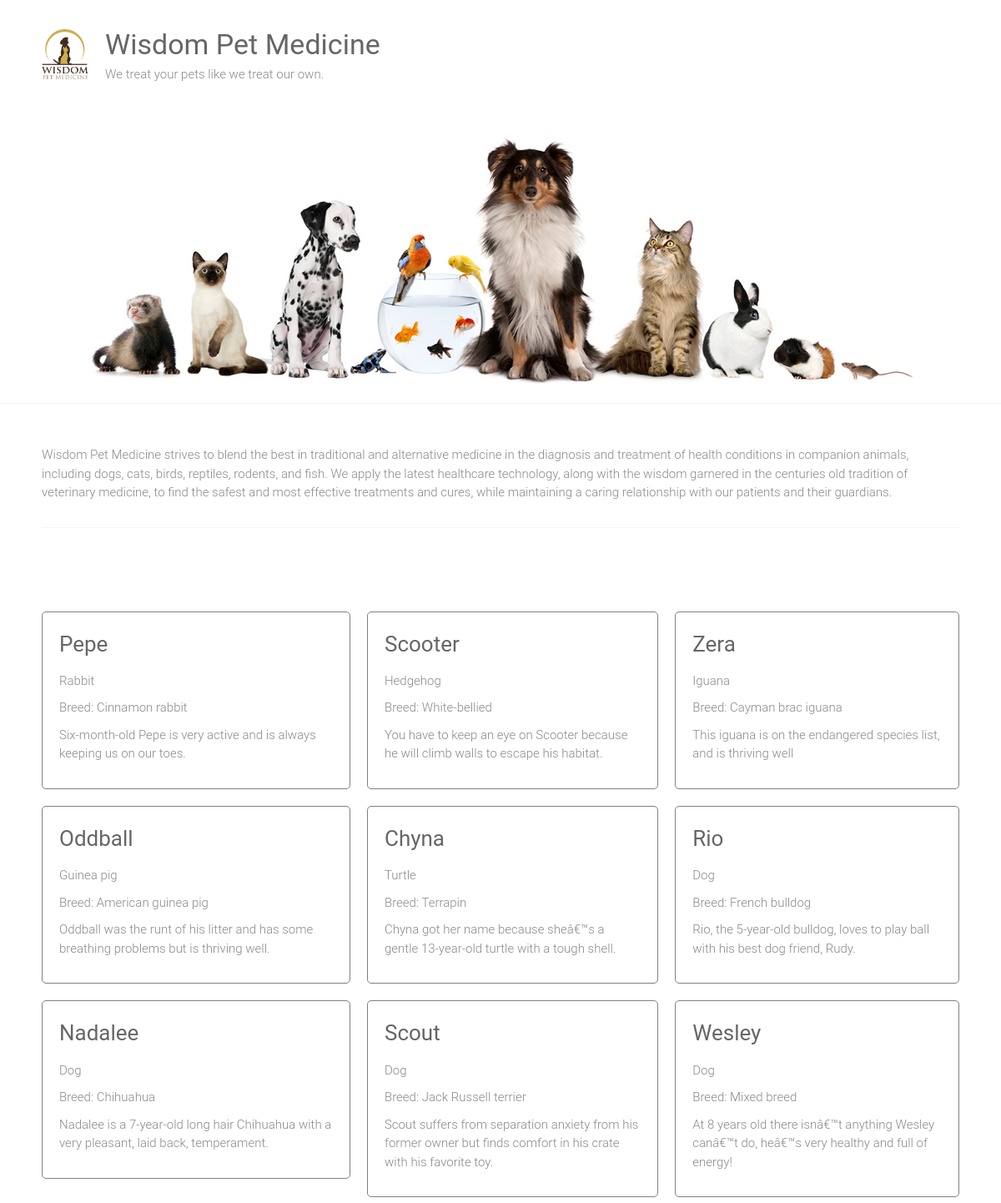
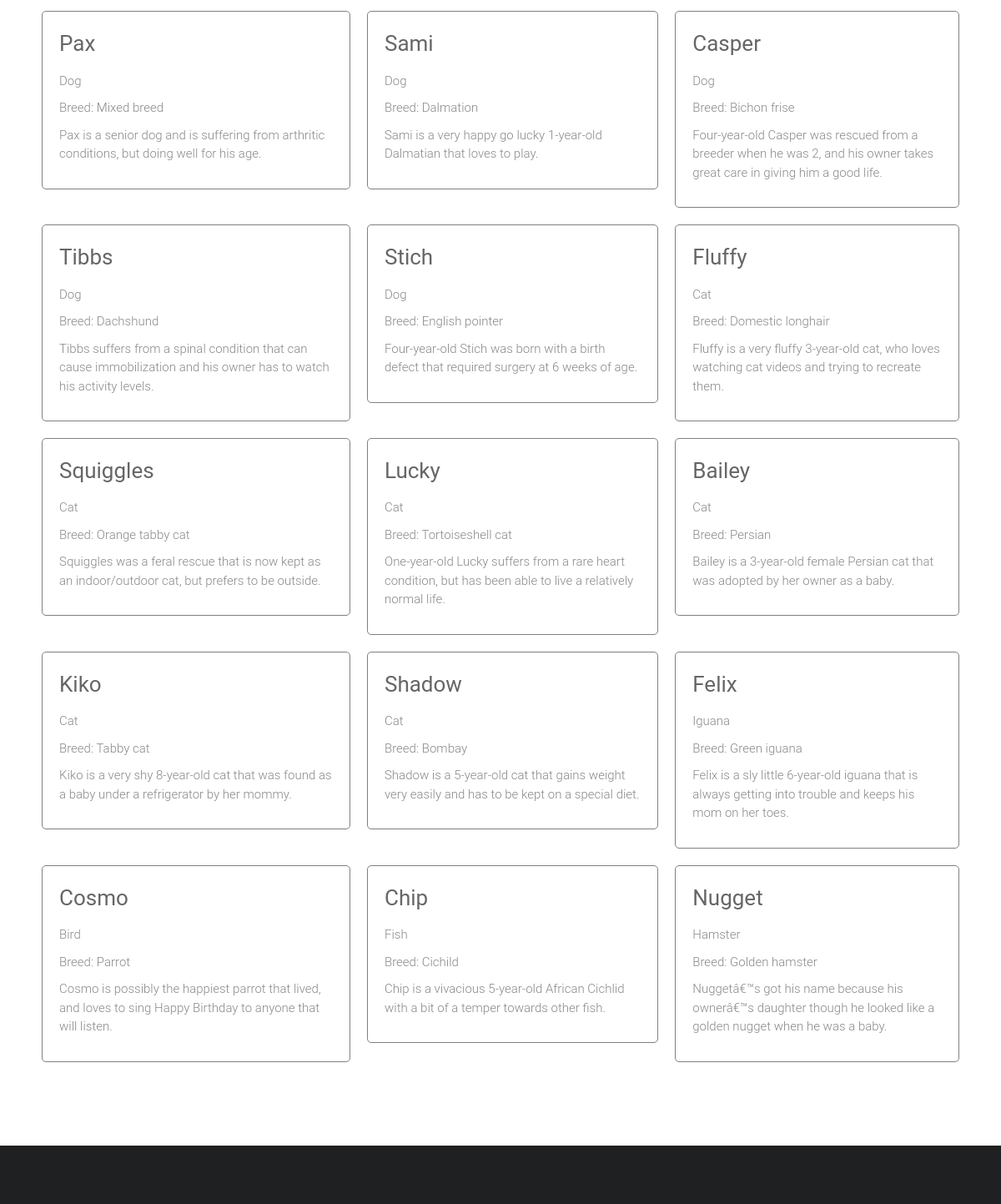
The page / on the database its author committed (2 pictures, top to bottom).
### adoptions/models.py (models this page shows)
class Pet(models.Model):
	SEX_CHOICES = [('M','Male'),('F','Female')]
	name = models.CharField(max_length=100)
	submitter = models.CharField(max_length=100)
	species = models.CharField(max_length=30)
	breed = models.CharField(max_length=30, blank=True)
	description = models.TextField()
	sex = models.CharField(choices=SEX_CHOICES, max_length=1, blank=True)
	submission_date = models.DateTimeField()
	age = models.IntegerField(null=True)
	vaccinations = models.ManyToManyField('Vaccine', blank=True)

### adoptions/views.py (the view)
# urls.py: 2. Add a URL to urlpatterns:  path('', views.home, name='home')
def home(request):
	pets = Pet.objects.all()
	return render(request, 'home.html', {'pets': pets})

### adoptions/templates/home.html
{% extends "base.html" %}
{% block content %}
<div class="petlist">
	{% for pet in pets %}
	<a href="{% url 'pet_detail' pet.id %}">
		<div class="petname">
			<h3>{{pet.name|capfirst}}</h3>
			<p>{{ pet.species }}</p>
			{% if pet.breed %}
			<p>Breed: {{ pet.breed }}</p>
			{% endif %}
			<p>{{ pet.description }}</p>
		</div>
	</a>
	{% endfor %}
</div>
{% endblock content %}

### adoptions/templates/base.html (shortened to what this page needs)
{% load static %}
<html lang="en-US">
    <head>
        <link rel="stylesheet" id="ample-style-css" href="{% static 'adoptions/style.css' %}" type="text/css" media="all">
        <link rel="stylesheet" id="ample-style-css" href="{% static 'adoptions/mystyles.css' %}" type="text/css" media="all">
    </head>
    <body class="wide">
        <div id="page" class="hfeed site">
            <header>
                <div class="header">
                    <div class="main-head-wrap inner-wrap clearfix">
                        <div id="header-logo-image">
                            <a href="/">
                                <img src="{% static 'adoptions/images/logo.png' %}" alt="Wisdom Pet Medicine">
                            </a>
                        </div>
                        <div id="header-text" class="">
                            <h1 id="site-title">
                                <a href="/" title="Wisdom Pet Medicine" rel="home">Wisdom Pet Medicine</a>
                            </h1>
                            <p>We treat your pets like we treat our own.</p>
                        </div>
                    </div>
                    <img src="{% static 'adoptions/images/header.jpg' %}" alt="Wisdom Pet Medicine">
                </div>
            </header>
            <div class="main-wrapper">
                <div class="single-page clearfix">
                    <div class="inner-wrap">
                        <p>Wisdom Pet Medicine strives to blend the best in traditional and alternative medicine in the diagnosis and treatment of health conditions in companion animals, including dogs, cats, birds, reptiles, rodents, and fish. We apply the latest healthcare technology, along with the wisdom garnered in the centuries old tradition of veterinary medicine, to find the safest and most effective treatments and cures, while maintaining a caring relationship with our patients and their guardians.</p>
                        <hr>
                        <div>
                        {% block content %}
                        {% endblock content %}
                        </div>
                    </div>
                </div>
            </div>
            <footer id="colophon">
            </footer>
        </div>
    </body>
</html>

### adoptions/static/adoptions/style.css (style rules this page uses)
html, body, div, span, applet, object, iframe, h1, h2, h3, h4, h5, h6, p, blockquote, pre, a, abbr, acronym, address, big, cite, code, del, dfn, em, font, ins, kbd, q, s, samp, small, strike, strong, sub, sup, tt, var, dl, dt, dd, ol, ul, li, fieldset, form, label, legend, table, caption, tbody, tfoot, thead, tr, th, td { border: 0; font: inherit; font-size: 100%; font-style: inherit; font-weight: inherit; margin: 0; outline: 0; padding: 0; vertical-align: baseline; }
html { overflow-y: scroll; -webkit-text-size-adjust: 100%; -ms-text-size-adjust: 100%; }
article, aside, details, figcaption, figure, footer, header, main, nav, section { display: block; }
h1, h2, h3, h4, h5, h6 { color: #666666; line-height: 1.4; padding-bottom: 15px; font-weight: normal; }
h1 { font-size: 30px; }
h3 { font-size: 26px; }
body, button, input, select, textarea { color: #888888; font-size: 15px; line-height: 1.5; font-family: 'Roboto', sans-serif; font-weight: 300; }
p { color: #888888; font-size: 15px; line-height: 1.5; margin-bottom: 15px; font-weight: 300; }
body { background: #f2f2f2; }
hr { border-color: #f2f2f2; border-style: solid none none; border-width: 1px 0 0; height: 0; margin: 30px 0; }
a { color: #80abc8; text-decoration: none; -webkit-transition: 0.25s ease-in-out; -moz-transition: 0.25s ease-in-out; transition: 0.25s ease-in-out; -ms-transition: 0.25s ease-in-out; -o-transition: 0.25s ease-in-out; }
img { max-width: 100%; height: auto; vertical-align: top; margin-bottom: 18px; }
a img { border: 0; }
.clearfix:after { visibility: hidden; display: block; font-size: 0; content: " "; clear: both; height: 0; }
.clearfix { display: inline-block; }
.clearfix { display: block; }
body { padding-top: 30px; padding-bottom: 30px; }
body.wide { padding-top: 0; padding-bottom: 0; }
#page { background-color: #ffffff; margin: 0 auto; max-width: 1180px; box-shadow: 0 1px 2px 0 rgba(0, 0, 0, 0.1); }
.wide #page { max-width: 100%; }
.inner-wrap { max-width: 1100px; margin: 0 auto; }
.main-head-wrap { padding: 30px 0; }
.header { border-bottom: 1px solid #f2f2f2; }
#header-logo-image { float: left; padding: 5px 20px 5px 0; max-width: 100%; }
#header-logo-image img { margin-bottom: 0px; max-height: 60px; height: auto; width: auto; }
#header-text { float: left; padding-right: 20px; }
#site-title { padding-bottom: 0; }
#site-title a { color: #666666; font-size: 34px; }
.single-page { margin-top: 50px; }
.single-page p { margin-bottom: 10px; }
#colophon { font-size: 14px; clear: both; color: #777; background-color: #1f2021; overflow: hidden; padding: 50px 0 20px; }
#colophon, #colophon p { font-size: 14px; line-height: 1.4; }

### adoptions/static/adoptions/mystyles.css (style rules this page uses)
.petlist { display: grid; grid-gap: 20px; grid-template-columns: auto auto auto; margin: 100px 0; }
.petname { border: 1px solid grey; border-radius: 5px; padding: 20px; }

### rows shown on the page
Pet: name "Pepe", species "Rabbit", breed "Cinnamon rabbit", description "Six-month-old Pepe is very active and is always keeping us on our toes."
Pet: name "Scooter", species "Hedgehog", breed "White-bellied", description "You have to keep an eye on Scooter because he will climb walls to escape his habitat."
Pet: name "Zera", species "Iguana", breed "Cayman brac iguana", description "This iguana is on the endangered species list, and is thriving well"
Pet: name "Oddball", species "Guinea pig", breed "American guinea pig", description "Oddball was the runt of his litter and has some breathing problems but is thriving well."
Pet: name "Chyna", species "Turtle", breed "Terrapin", description "Chyna got her name because sheâ€™s a gentle 13-year-old turtle with a tough shell."
Pet: name "Rio", species "Dog", breed "French bulldog", description "Rio, the 5-year-old bulldog, loves to play ball with his best dog friend, Rudy."
Pet: name "Nadalee", species "Dog", breed "Chihuahua", description "Nadalee is a 7-year-old long hair Chihuahua with a very pleasant, laid back, temperament."
Pet: name "Scout", species "Dog", breed "Jack Russell terrier", description "Scout suffers from separation anxiety from his former owner but finds comfort in his crate with his favorite toy."
Pet: name "Wesley", species "Dog", breed "Mixed breed", description "At 8 years old there isnâ€™t anything Wesley canâ€™t do, heâ€™s very healthy and full of energy!"
Pet: name "Pax", species "Dog", breed "Mixed breed", description "Pax is a senior dog and is suffering from arthritic conditions, but doing well for his age."
Pet: name "Sami", species "Dog", breed "Dalmation", description "Sami is a very happy go lucky 1-year-old Dalmatian that loves to play."
Pet: name "Casper", species "Dog", breed "Bichon frise", description "Four-year-old Casper was rescued from a breeder when he was 2, and his owner takes great care in giving him a good life."
Pet: name "Tibbs", species "Dog", breed "Dachshund", description "Tibbs suffers from a spinal condition that can cause immobilization and his owner has to watch his activity levels."
Pet: name "Stich", species "Dog", breed "English pointer", description "Four-year-old Stich was born with a birth defect that required surgery at 6 weeks of age."
Pet: name "Fluffy", species "Cat", breed "Domestic longhair", description "Fluffy is a very fluffy 3-year-old cat, who loves watching cat videos and trying to recreate them."
Pet: name "Squiggles", species "Cat", breed "Orange tabby cat", description "Squiggles was a feral rescue that is now kept as an indoor/outdoor cat, but prefers to be outside."
Pet: name "Lucky", species "Cat", breed "Tortoiseshell cat", description "One-year-old Lucky suffers from a rare heart condition, but has been able to live a relatively normal life."
Pet: name "Bailey", species "Cat", breed "Persian", description "Bailey is a 3-year-old female Persian cat that was adopted by her owner as a baby."
Pet: name "Kiko", species "Cat", breed "Tabby cat", description "Kiko is a very shy 8-year-old cat that was found as a baby under a refrigerator by her mommy."
Pet: name "Shadow", species "Cat", breed "Bombay", description "Shadow is a 5-year-old cat that gains weight very easily and has to be kept on a special diet."
Pet: name "Felix", species "Iguana", breed "Green iguana", description "Felix is a sly little 6-year-old iguana that is always getting into trouble and keeps his mom on her toes."
Pet: name "Cosmo", species "Bird", breed "Parrot", description "Cosmo is possibly the happiest parrot that lived, and loves to sing Happy Birthday to anyone that will listen."
Pet: name "Chip", species "Fish", breed "Cichild", description "Chip is a vivacious 5-year-old African Cichlid with a bit of a temper towards other fish."
Pet: name "Nugget", species "Hamster", breed "Golden hamster", description "Nuggetâ€™s got his name because his ownerâ€™s daughter though he looked like a golden nugget when he was a baby."
